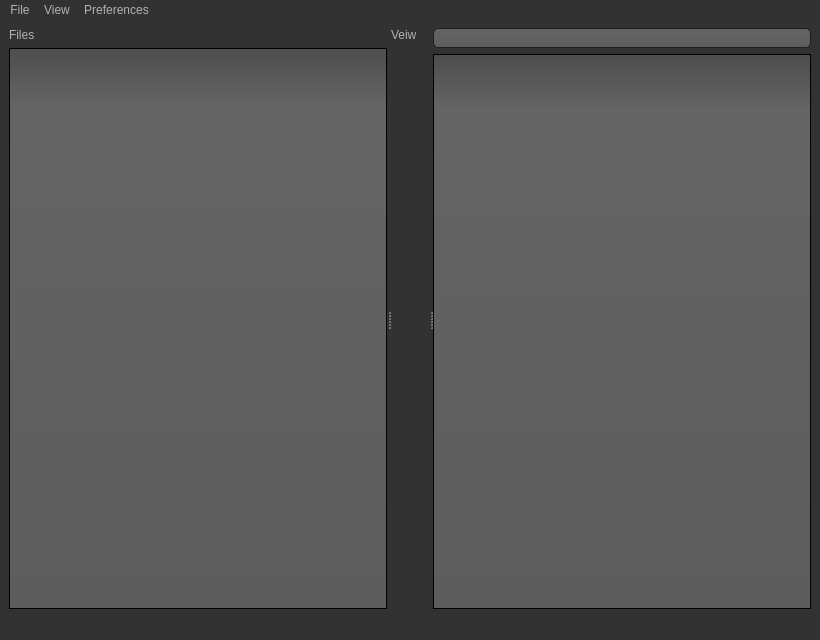
<?xml version="1.0" encoding="UTF-8"?>
<ui version="4.0">
 <class>MainWindow</class>
 <widget class="QMainWindow" name="MainWindow">
  <property name="geometry">
   <rect>
    <x>0</x>
    <y>0</y>
    <width>820</width>
    <height>640</height>
   </rect>
  </property>
  <property name="windowTitle">
   <string>MainWindow</string>
  </property>
  <property name="styleSheet">
   <string notr="true">QToolTip
{
     border: 1px solid black;
     background-color: #ffa02f;
     padding: 1px;
     border-radius: 3px;
     opacity: 100;
}

QWidget
{
    color: #b1b1b1;
    background-color: #323232;
}

QWidget:item:hover
{
    background-color: QLinearGradient( x1: 0, y1: 0, x2: 0, y2: 1, stop: 0 #ffa02f, stop: 1 #ca0619);
    color: #000000;
}

QWidget:item:selected
{
    background-color: QLinearGradient( x1: 0, y1: 0, x2: 0, y2: 1, stop: 0 #ffa02f, stop: 1 #d7801a);
}

QMenuBar::item
{
    background: transparent;
}

QMenuBar::item:selected
{
    background: transparent;
    border: 1px solid #ffaa00;
}

QMenuBar::item:pressed
{
    background: #444;
    border: 1px solid #000;
    background-color: QLinearGradient(
        x1:0, y1:0,
        x2:0, y2:1,
        stop:1 #212121,
        stop:0.4 #343434/*,
        stop:0.2 #343434,
        stop:0.1 #ffaa00*/
    );
    margin-bottom:-1px;
    padding-bottom:1px;
}

QMenu
{
    border: 1px solid #000;
}

QMenu::item
{
    padding: 2px 20px 2px 20px;
}

QMenu::item:selected
{
    color: #000000;
}

QWidget:disabled
{
    color: #404040;
    background-color: #323232;
}

QAbstractItemView
{
    background-color: QLinearGradient( x1: 0, y1: 0, x2: 0, y2: 1, stop: 0 #4d4d4d, stop: 0.1 #646464, stop: 1 #5d5d5d);
}

QWidget:focus
{
    /*border: 2px solid QLinearGradient( x1: 0, y1: 0, x2: 0, y2: 1, stop: 0 #ffa02f, stop: 1 #d7801a);*/
}

QLineEdit
{
    background-color: QLinearGradient( x1: 0, y1: 0, x2: 0, y2: 1, stop: 0 #4d4d4d, stop: 0 #646464, stop: 1 #5d5d5d);
    padding: 1px;
    border-style: solid;
    border: 1px solid #1e1e1e;
    border-radius: 5;
}

QPushButton
{
    color: #b1b1b1;
    background-color: QLinearGradient( x1: 0, y1: 0, x2: 0, y2: 1, stop: 0 #565656, stop: 0.1 #525252, stop: 0.5 #4e4e4e, stop: 0.9 #4a4a4a, stop: 1 #464646);
    border-width: 1px;
    border-color: #1e1e1e;
    border-style: solid;
    border-radius: 6;
    padding: 3px;
    font-size: 12px;
    padding-left: 5px;
    padding-right: 5px;
}

QPushButton:pressed
{
    background-color: QLinearGradient( x1: 0, y1: 0, x2: 0, y2: 1, stop: 0 #2d2d2d, stop: 0.1 #2b2b2b, stop: 0.5 #292929, stop: 0.9 #282828, stop: 1 #252525);
}

QComboBox
{
    selection-background-color: #ffaa00;
    background-color: QLinearGradient( x1: 0, y1: 0, x2: 0, y2: 1, stop: 0 #565656, stop: 0.1 #525252, stop: 0.5 #4e4e4e, stop: 0.9 #4a4a4a, stop: 1 #464646);
    border-style: solid;
    border: 1px solid #1e1e1e;
    border-radius: 5;
}

QComboBox:hover,QPushButton:hover
{
    border: 2px solid QLinearGradient( x1: 0, y1: 0, x2: 0, y2: 1, stop: 0 #ffa02f, stop: 1 #d7801a);
}


QComboBox:on
{
    padding-top: 3px;
    padding-left: 4px;
    background-color: QLinearGradient( x1: 0, y1: 0, x2: 0, y2: 1, stop: 0 #2d2d2d, stop: 0.1 #2b2b2b, stop: 0.5 #292929, stop: 0.9 #282828, stop: 1 #252525);
    selection-background-color: #ffaa00;
}

QComboBox QAbstractItemView
{
    border: 2px solid darkgray;
    selection-background-color: QLinearGradient( x1: 0, y1: 0, x2: 0, y2: 1, stop: 0 #ffa02f, stop: 1 #d7801a);
}

QComboBox::drop-down
{
     subcontrol-origin: padding;
     subcontrol-position: top right;
     width: 15px;

     border-left-width: 0px;
     border-left-color: darkgray;
     border-left-style: solid; /* just a single line */
     border-top-right-radius: 3px; /* same radius as the QComboBox */
     border-bottom-right-radius: 3px;
 }

QComboBox::down-arrow
{
     image: url(:/down_arrow.png);
}

QGroupBox:focus
{
border: 2px solid QLinearGradient( x1: 0, y1: 0, x2: 0, y2: 1, stop: 0 #ffa02f, stop: 1 #d7801a);
}

QTextEdit:focus
{
    border: 2px solid QLinearGradient( x1: 0, y1: 0, x2: 0, y2: 1, stop: 0 #ffa02f, stop: 1 #d7801a);
}

QScrollBar:horizontal {
     border: 1px solid #222222;
     background: QLinearGradient( x1: 0, y1: 0, x2: 0, y2: 1, stop: 0.0 #121212, stop: 0.2 #282828, stop: 1 #484848);
     height: 7px;
     margin: 0px 16px 0 16px;
}

QScrollBar::handle:horizontal
{
      background: QLinearGradient( x1: 0, y1: 0, x2: 1, y2: 0, stop: 0 #ffa02f, stop: 0.5 #d7801a, stop: 1 #ffa02f);
      min-height: 20px;
      border-radius: 2px;
}

QScrollBar::add-line:horizontal {
      border: 1px solid #1b1b19;
      border-radius: 2px;
      background: QLinearGradient( x1: 0, y1: 0, x2: 1, y2: 0, stop: 0 #ffa02f, stop: 1 #d7801a);
      width: 14px;
      subcontrol-position: right;
      subcontrol-origin: margin;
}

QScrollBar::sub-line:horizontal {
      border: 1px solid #1b1b19;
      border-radius: 2px;
      background: QLinearGradient( x1: 0, y1: 0, x2: 1, y2: 0, stop: 0 #ffa02f, stop: 1 #d7801a);
      width: 14px;
     subcontrol-position: left;
     subcontrol-origin: margin;
}

QScrollBar::right-arrow:horizontal, QScrollBar::left-arrow:horizontal
{
      border: 1px solid black;
      width: 1px;
      height: 1px;
      background: white;
}

QScrollBar::add-page:horizontal, QScrollBar::sub-page:horizontal
{
      background: none;
}

QScrollBar:vertical
{
      background: QLinearGradient( x1: 0, y1: 0, x2: 1, y2: 0, stop: 0.0 #121212, stop: 0.2 #282828, stop: 1 #484848);
      width: 7px;
      margin: 16px 0 16px 0;
      border: 1px solid #222222;
}

QScrollBar::handle:vertical
{
      background: QLinearGradient( x1: 0, y1: 0, x2: 0, y2: 1, stop: 0 #ffa02f, stop: 0.5 #d7801a, stop: 1 #ffa02f);
      min-height: 20px;
      border-radius: 2px;
}

QScrollBar::add-line:vertical
{
      border: 1px solid #1b1b19;
      border-radius: 2px;
      background: QLinearGradient( x1: 0, y1: 0, x2: 0, y2: 1, stop: 0 #ffa02f, stop: 1 #d7801a);
      height: 14px;
      subcontrol-position: bottom;
      subcontrol-origin: margin;
}

QScrollBar::sub-line:vertical
{
      border: 1px solid #1b1b19;
      border-radius: 2px;
      background: QLinearGradient( x1: 0, y1: 0, x2: 0, y2: 1, stop: 0 #d7801a, stop: 1 #ffa02f);
      height: 14px;
      subcontrol-position: top;
      subcontrol-origin: margin;
}

QScrollBar::up-arrow:vertical, QScrollBar::down-arrow:vertical
{
      border: 1px solid black;
      width: 1px;
      height: 1px;
      background: white;
}


QScrollBar::add-page:vertical, QScrollBar::sub-page:vertical
{
      background: none;
}

QTextEdit
{
    background-color: #242424;
}

QPlainTextEdit
{
    background-color: #242424;
}

QHeaderView::section
{
    background-color: QLinearGradient(x1:0, y1:0, x2:0, y2:1, stop:0 #616161, stop: 0.5 #505050, stop: 0.6 #434343, stop:1 #656565);
    color: white;
    padding-left: 4px;
    border: 1px solid #6c6c6c;
}

QCheckBox:disabled
{
color: #414141;
}

QDockWidget::title
{
    text-align: center;
    spacing: 3px; /* spacing between items in the tool bar */
    background-color: QLinearGradient(x1:0, y1:0, x2:0, y2:1, stop:0 #323232, stop: 0.5 #242424, stop:1 #323232);
}

QDockWidget::close-button, QDockWidget::float-button
{
    text-align: center;
    spacing: 1px; /* spacing between items in the tool bar */
    background-color: QLinearGradient(x1:0, y1:0, x2:0, y2:1, stop:0 #323232, stop: 0.5 #242424, stop:1 #323232);
}

QDockWidget::close-button:hover, QDockWidget::float-button:hover
{
    background: #242424;
}

QDockWidget::close-button:pressed, QDockWidget::float-button:pressed
{
    padding: 1px -1px -1px 1px;
}

QMainWindow::separator
{
    background-color: QLinearGradient(x1:0, y1:0, x2:0, y2:1, stop:0 #161616, stop: 0.5 #151515, stop: 0.6 #212121, stop:1 #343434);
    color: white;
    padding-left: 4px;
    border: 1px solid #4c4c4c;
    spacing: 3px; /* spacing between items in the tool bar */
}

QMainWindow::separator:hover
{

    background-color: QLinearGradient(x1:0, y1:0, x2:0, y2:1, stop:0 #d7801a, stop:0.5 #b56c17 stop:1 #ffa02f);
    color: white;
    padding-left: 4px;
    border: 1px solid #6c6c6c;
    spacing: 3px; /* spacing between items in the tool bar */
}

QToolBar::handle
{
     spacing: 3px; /* spacing between items in the tool bar */
     background: url(:/images/handle.png);
}

QMenu::separator
{
    height: 2px;
    background-color: QLinearGradient(x1:0, y1:0, x2:0, y2:1, stop:0 #161616, stop: 0.5 #151515, stop: 0.6 #212121, stop:1 #343434);
    color: white;
    padding-left: 4px;
    margin-left: 10px;
    margin-right: 5px;
}

QProgressBar
{
    border: 2px solid grey;
    border-radius: 5px;
    text-align: center;
}

QProgressBar::chunk
{
    background-color: #d7801a;
    width: 2.15px;
    margin: 0.5px;
}

QTabBar::tab {
    color: #b1b1b1;
    border: 1px solid #444;
    border-bottom-style: none;
    background-color: #323232;
    padding-left: 10px;
    padding-right: 10px;
    padding-top: 3px;
    padding-bottom: 2px;
    margin-right: -1px;
}

QTabWidget::pane {
    border: 1px solid #444;
    top: 1px;
}

QTabBar::tab:last
{
    margin-right: 0; /* the last selected tab has nothing to overlap with on the right */
    border-top-right-radius: 3px;
}

QTabBar::tab:first:!selected
{
 margin-left: 0px; /* the last selected tab has nothing to overlap with on the right */


    border-top-left-radius: 3px;
}

QTabBar::tab:!selected
{
    color: #b1b1b1;
    border-bottom-style: solid;
    margin-top: 3px;
    background-color: QLinearGradient(x1:0, y1:0, x2:0, y2:1, stop:1 #212121, stop:.4 #343434);
}

QTabBar::tab:selected
{
    border-top-left-radius: 3px;
    border-top-right-radius: 3px;
    margin-bottom: 0px;
}

QTabBar::tab:!selected:hover
{
    /*border-top: 2px solid #ffaa00;
    padding-bottom: 3px;*/
    border-top-left-radius: 3px;
    border-top-right-radius: 3px;
    background-color: QLinearGradient(x1:0, y1:0, x2:0, y2:1, stop:1 #212121, stop:0.4 #343434, stop:0.2 #343434, stop:0.1 #ffaa00);
}

QRadioButton::indicator:checked, QRadioButton::indicator:unchecked{
    color: #b1b1b1;
    background-color: #323232;
    border: 1px solid #b1b1b1;
    border-radius: 6px;
}

QRadioButton::indicator:checked
{
    background-color: qradialgradient(
        cx: 0.5, cy: 0.5,
        fx: 0.5, fy: 0.5,
        radius: 1.0,
        stop: 0.25 #ffaa00,
        stop: 0.3 #323232
    );
}

QCheckBox::indicator{
    color: #b1b1b1;
    background-color: #323232;
    border: 1px solid #b1b1b1;
    width: 9px;
    height: 9px;
}

QRadioButton::indicator
{
    border-radius: 6px;
}

QRadioButton::indicator:hover, QCheckBox::indicator:hover
{
    border: 1px solid #ffaa00;
}

QCheckBox::indicator:checked
{
    image:url(:/images/checkbox.png);
}

QCheckBox::indicator:disabled, QRadioButton::indicator:disabled
{
    border: 1px solid #444;
}</string>
  </property>
  <widget class="QWidget" name="centralwidget">
   <layout class="QHBoxLayout" name="horizontalLayout">
    <item>
     <widget class="QSplitter" name="splitter">
      <property name="orientation">
       <enum>Qt::Horizontal</enum>
      </property>
      <widget class="QWidget" name="layoutWidget">
       <layout class="QVBoxLayout" name="verticalLayout_3">
        <item>
         <widget class="QLabel" name="treeLabel">
          <property name="text">
           <string>Files</string>
          </property>
         </widget>
        </item>
        <item>
         <widget class="QTreeView" name="treeView"/>
        </item>
       </layout>
      </widget>
      <widget class="QWidget" name="layoutWidget">
       <layout class="QVBoxLayout" name="verticalLayout_2">
        <item>
         <widget class="QLabel" name="viewLabel">
          <property name="contextMenuPolicy">
           <enum>Qt::PreventContextMenu</enum>
          </property>
          <property name="text">
           <string>Veiw</string>
          </property>
         </widget>
        </item>
        <item>
         <widget class="QStackedWidget" name="stackedWidget"/>
        </item>
       </layout>
      </widget>
      <widget class="QWidget" name="layoutWidget">
       <layout class="QVBoxLayout" name="verticalLayout">
        <item>
         <widget class="QLineEdit" name="searchBar">
          <property name="text">
           <string/>
          </property>
         </widget>
        </item>
        <item>
         <widget class="QListView" name="listView"/>
        </item>
       </layout>
      </widget>
     </widget>
    </item>
   </layout>
  </widget>
  <widget class="QMenuBar" name="menubar">
   <property name="geometry">
    <rect>
     <x>0</x>
     <y>0</y>
     <width>820</width>
     <height>24</height>
    </rect>
   </property>
   <widget class="QMenu" name="menuFile">
    <property name="title">
     <string>File</string>
    </property>
    <addaction name="actionNew"/>
   </widget>
   <widget class="QMenu" name="menuView">
    <property name="title">
     <string>View</string>
    </property>
   </widget>
   <widget class="QMenu" name="menuPreferences">
    <property name="title">
     <string>Preferences</string>
    </property>
    <addaction name="actionChange_Directory"/>
   <addaction name="actionPersist_Chroma"/>
  </widget>
   <addaction name="menuFile"/>
   <addaction name="menuView"/>
   <addaction name="menuPreferences"/>
  </widget>
  <widget class="QStatusBar" name="statusbar"/>
  <action name="actionNew">
   <property name="text">
    <string>New</string>
   </property>
   <property name="menuRole">
    <enum>QAction::QuitRole</enum>
   </property>
  </action>
  <action name="actionExit">
   <property name="text">
    <string>Exit</string>
   </property>
  </action>
  <action name="actionChange_Directory">
     <property name="text">
      <string>Change Directory</string>
     </property>
    </action>
    <action name="actionPersist_Chroma">
     <property name="text">
      <string>Persist Chroma</string>
     </property>
    </action>
 </widget>
 <resources/>
 <connections/>
</ui>
